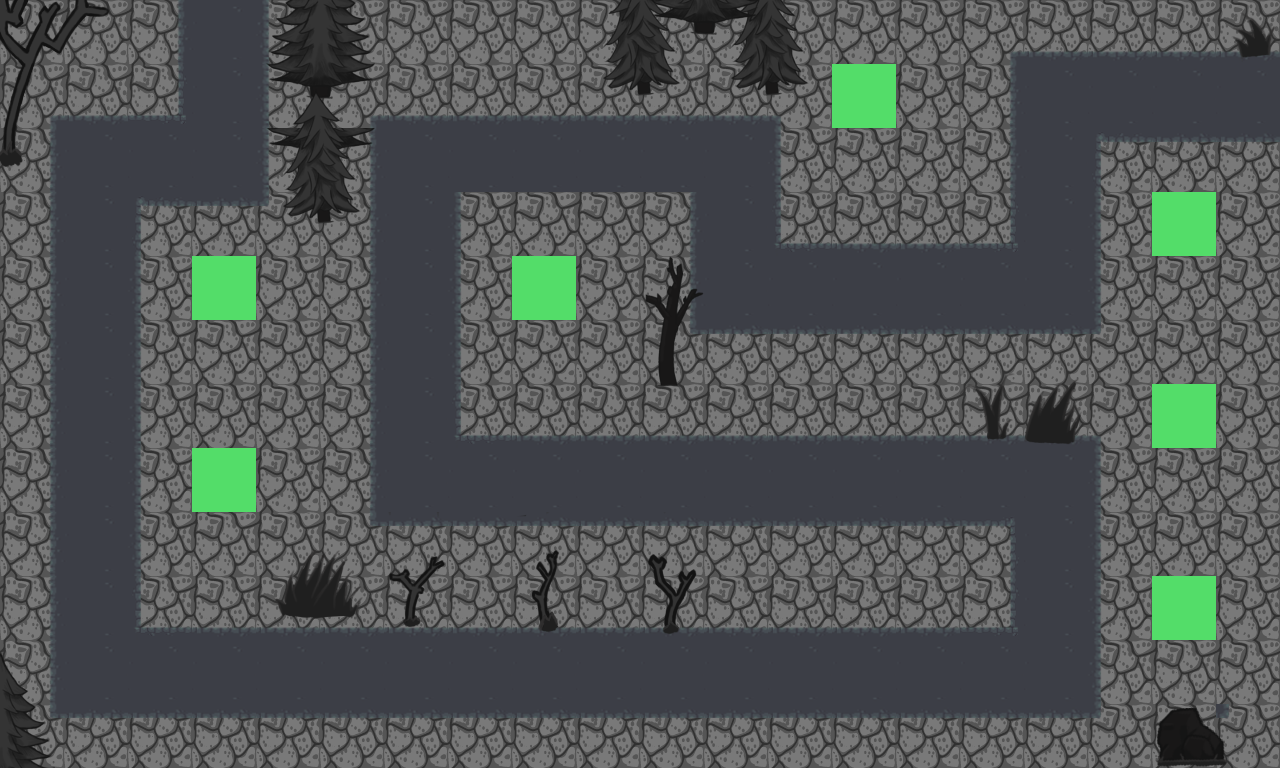

The image is a tile-based game level rendered from a .tmx file. Its description and complete source (layers, tilesets, objects, tile grids) follow:
An orthogonal 20x12 tile map with 64x64 px tiles, 5 tile layers (Background, Path, Placement, Details 1, ...), 2 tilesets and 1 object.

<map version="1.10" tiledversion="1.10.0" orientation="orthogonal" renderorder="right-down" width="20" height="12" tilewidth="64" tileheight="64" infinite="0" nextlayerid="7" nextobjectid="3">
 <editorsettings>
  <export target="UnderworldLevel3.js" format="js" />
 </editorsettings>
 <tileset firstgid="1" source="tilesetFromDesert.tsx" />
 <tileset firstgid="197" source="UnderworldTileset.tsx" />
 <layer id="1" name="Background" width="20" height="12">
  <data encoding="csv">
19,19,19,19,19,19,19,19,19,19,19,19,19,19,19,19,19,19,19,19,
19,19,19,19,19,19,19,19,19,19,19,19,19,19,19,19,19,19,19,19,
19,19,19,19,19,19,19,19,19,19,19,19,19,19,19,19,19,19,19,19,
19,19,19,19,19,19,19,19,19,19,19,19,19,19,19,19,19,19,19,19,
19,19,19,19,19,19,19,19,19,19,19,19,19,19,19,19,19,19,19,19,
19,19,19,19,19,19,19,19,19,19,19,19,19,19,19,19,19,19,19,19,
19,19,19,19,19,19,19,19,19,19,19,19,19,19,19,19,19,19,19,19,
19,19,19,19,19,19,19,19,19,19,19,19,19,19,19,19,19,19,19,19,
19,19,19,19,19,19,19,19,19,19,19,19,19,19,19,19,19,19,19,19,
19,19,19,19,19,19,19,19,19,19,19,19,19,19,19,19,19,19,19,19,
19,19,19,19,19,19,19,19,19,19,19,19,19,19,19,19,19,19,19,19,
19,19,19,19,19,19,19,19,19,19,19,19,19,19,19,19,19,19,19,19
</data>
 </layer>
 <layer id="2" name="Path" width="20" height="12">
  <data encoding="csv">
0,0,211,212,213,0,0,0,0,0,0,0,0,0,0,199,200,200,200,200,
199,200,248,212,213,199,200,200,200,200,200,200,201,0,0,211,212,212,212,212,
211,212,212,212,213,211,212,212,212,212,212,212,213,0,0,211,212,235,224,224,
211,212,235,224,225,211,212,213,0,0,211,212,247,200,200,248,212,213,0,0,
211,212,213,0,0,211,212,213,0,0,211,212,212,212,212,212,212,213,0,0,
211,212,213,0,0,211,212,213,0,0,223,224,224,224,224,224,224,225,0,0,
211,212,213,0,0,211,212,247,200,200,200,200,200,200,200,200,200,201,0,0,
211,212,213,0,0,211,212,212,212,212,212,212,212,212,212,212,212,213,0,0,
211,212,213,0,0,223,224,224,224,224,224,224,224,224,224,236,212,213,0,0,
211,212,247,200,200,200,200,200,200,200,200,200,200,200,200,248,212,213,0,0,
211,212,212,212,212,212,212,212,212,212,212,212,212,212,212,212,212,213,0,0,
223,224,224,224,224,224,224,224,224,224,224,224,224,224,224,224,224,225,0,225
</data>
 </layer>
 <layer id="3" name="Placement" width="20" height="12">
  <data encoding="csv">
0,0,0,0,0,0,0,0,0,0,0,0,0,0,0,0,0,0,0,0,
0,0,0,0,0,0,0,0,0,0,0,0,0,318,0,0,0,0,0,0,
0,0,0,0,0,0,0,0,0,0,0,0,0,0,0,0,0,0,0,0,
0,0,0,0,0,0,0,0,0,0,0,0,0,0,0,0,0,0,318,0,
0,0,0,318,0,0,0,0,318,0,0,0,0,0,0,0,0,0,0,0,
0,0,0,0,0,0,0,0,0,0,0,0,0,0,0,0,0,0,0,0,
0,0,0,0,0,0,0,0,0,0,0,0,0,0,0,0,0,0,318,0,
0,0,0,318,0,0,0,0,0,0,0,0,0,0,0,0,0,0,0,0,
0,0,0,0,0,0,0,0,0,0,0,0,0,0,0,0,0,0,0,0,
0,0,0,0,0,0,0,0,0,0,0,0,0,0,0,0,0,0,318,0,
0,0,0,0,0,0,0,0,0,0,0,0,0,0,0,0,0,0,0,0,
0,0,0,0,0,0,0,0,0,0,0,0,0,0,0,0,0,0,0,0
</data>
 </layer>
 <layer id="4" name="Details 1" width="20" height="12">
  <data encoding="csv">
0,0,0,0,282,283,0,0,0,284,285,284,285,0,0,0,0,0,0,0,
0,0,0,0,294,295,0,0,0,296,297,296,297,0,0,0,0,0,0,0,
0,0,0,0,294,295,0,0,0,0,0,0,0,0,0,0,0,0,0,0,
0,0,0,0,0,0,0,0,0,0,0,0,0,0,0,0,0,0,0,0,
0,0,0,0,0,0,0,0,0,0,289,0,0,0,0,0,0,0,0,0,
0,0,0,0,0,0,0,0,0,0,301,0,0,0,0,0,0,0,0,0,
0,0,0,0,0,0,0,0,0,0,313,0,0,0,0,0,0,0,0,0,
0,0,0,0,0,0,0,0,0,0,0,0,0,0,0,0,0,0,0,0,
0,0,0,0,219,220,267,0,266,0,265,0,0,0,0,0,0,0,0,0,
0,0,0,0,231,232,279,0,278,0,277,0,0,0,0,0,0,0,0,0,
0,0,0,0,0,0,0,0,0,0,0,0,0,0,0,0,0,0,0,0,
0,0,0,0,0,0,0,0,0,0,0,0,0,0,0,0,0,0,0,0
</data>
 </layer>
 <layer id="5" name="Details 2" width="20" height="12">
  <data encoding="csv">
275,276,0,0,0,0,0,0,0,0,294,295,0,0,0,0,0,0,0,229,
287,288,0,0,272,273,0,0,0,0,0,0,0,0,0,0,0,0,0,0,
299,300,0,0,284,285,0,0,0,0,0,0,0,0,0,0,0,0,0,0,
0,0,0,0,296,297,0,0,0,0,0,0,0,0,0,0,0,0,0,0,
0,0,0,0,0,0,0,0,0,0,0,0,0,0,0,0,0,0,0,0,
0,0,0,0,0,0,0,0,0,0,0,0,0,0,0,238,239,0,0,0,
0,0,0,0,0,0,0,0,0,0,0,0,0,0,0,250,251,0,0,0,
0,0,0,0,0,0,0,0,0,0,0,0,0,0,0,0,0,0,0,0,
0,0,0,0,0,0,0,0,0,0,0,0,0,0,0,0,0,0,0,0,
0,0,0,0,0,0,0,0,0,0,0,0,0,0,0,0,0,0,0,0,
271,0,0,0,0,0,0,0,0,0,0,0,0,0,0,0,0,0,0,0,
283,0,0,0,0,0,0,0,0,0,0,0,0,0,0,0,0,0,227,228
</data>
 </layer>
 <objectgroup id="6" name="Way">
  <object id="1" x="0" y="0">
   <polyline points="0,0 0,-192 1536,-192 1537.33,98 1055.33,96.6667 1056,289.333 736,288 736.667,159.333 415.333,159.333 412.667,484.667 1056.67,484 1055.33,678.667 95.3333,678 96,158 224.667,158 225.333,-70" />
  </object>
 </objectgroup>
</map>
